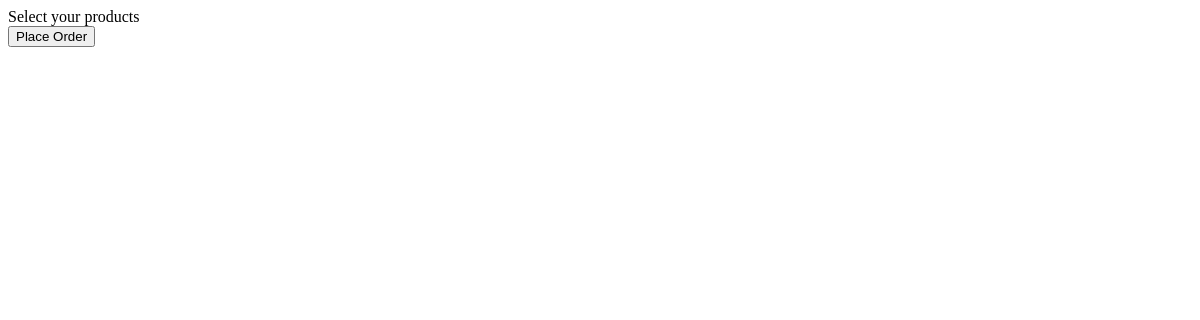
The page /menu/1 on the database as committed earlier.
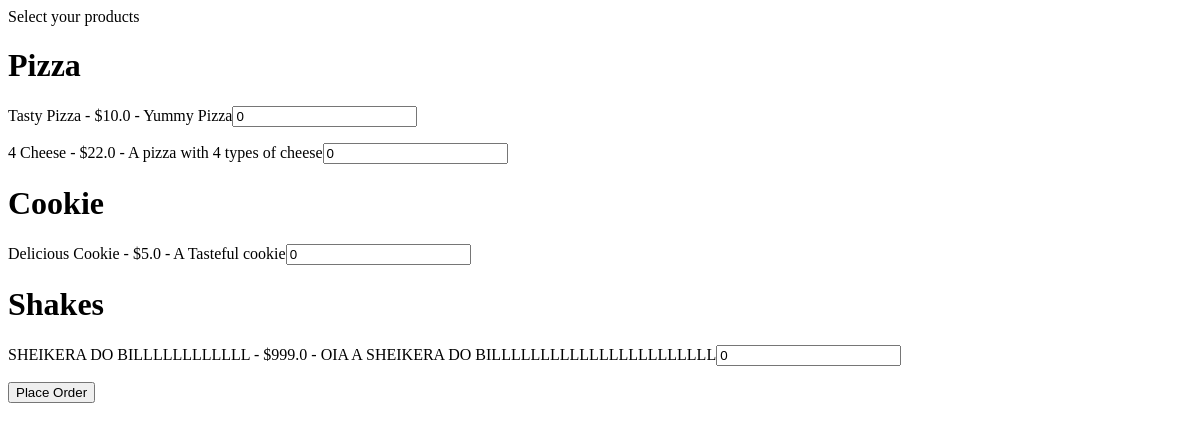
The same page on the database as committed later.
### Bot/models.py (models this page shows)
class Categories(models.Model):
    name = models.CharField(max_length=80)
    class Meta: verbose_name_plural = 'Categories'

class Products(models.Model):
    name = models.CharField(max_length=80)
    price = models.FloatField()
    image = models.ImageField(blank=True)
    description = models.TextField(blank=True)
    category = models.ForeignKey(
        Categories,
        on_delete=models.CASCADE
    )
    class Meta: verbose_name_plural = 'Prodcuts'

### Bot/views.py (the view, shortened to what this page needs)
# urls.py: path('menu/<int:number>', client_menu, name='client_menu'),
def client_menu(request, number): #Get the itens that user wanna buy
    categories = {category : Products.objects.filter(category = category) for category in Categories.objects.all()}
    return render(request, 'client_menu.html', {'categories':categories})

### Bot/templates/client_menu.html (shortened to what this page needs)
{% block content %}
<form method="POST">{% csrf_token %}
    {% for category, products in categories.items %}
        {% if products.count > 0 %}
            <h1>{{ category.name }}</h1>
            {% for product in products %}
                <p>{{ product.name }} - ${{ product.price }} - {{ product.description }}<input type="number"
                name="{{ product.id }}" min="0" value="0"></p>
            {% endfor %}
        {% endif %}
    {% endfor %}
    <input type="submit" value="Place Order"></button>
</form>
{% endblock %}

Rows that differ between the two databases and show on the page:
added Categories: name "Pizza"
added Products: name "Tasty Pizza", price "10.0", description "Yummy Pizza", shown under "Pizza"
added Products: name "4 Cheese", price "22.0", description "A pizza with 4 types of cheese", shown under "Pizza"
added Categories: name "Cookie"
added Products: name "Delicious Cookie", price "5.0", description "A Tasteful cookie", shown under "Cookie"
added Categories: name "Shakes"
added Products: name "SHEIKERA DO BILLLLLLLLLLLL", price "999.0", description "OIA A SHEIKERA DO BILLLLLLLLLLLLLLLLLLLLLLL", shown under "Shakes"
